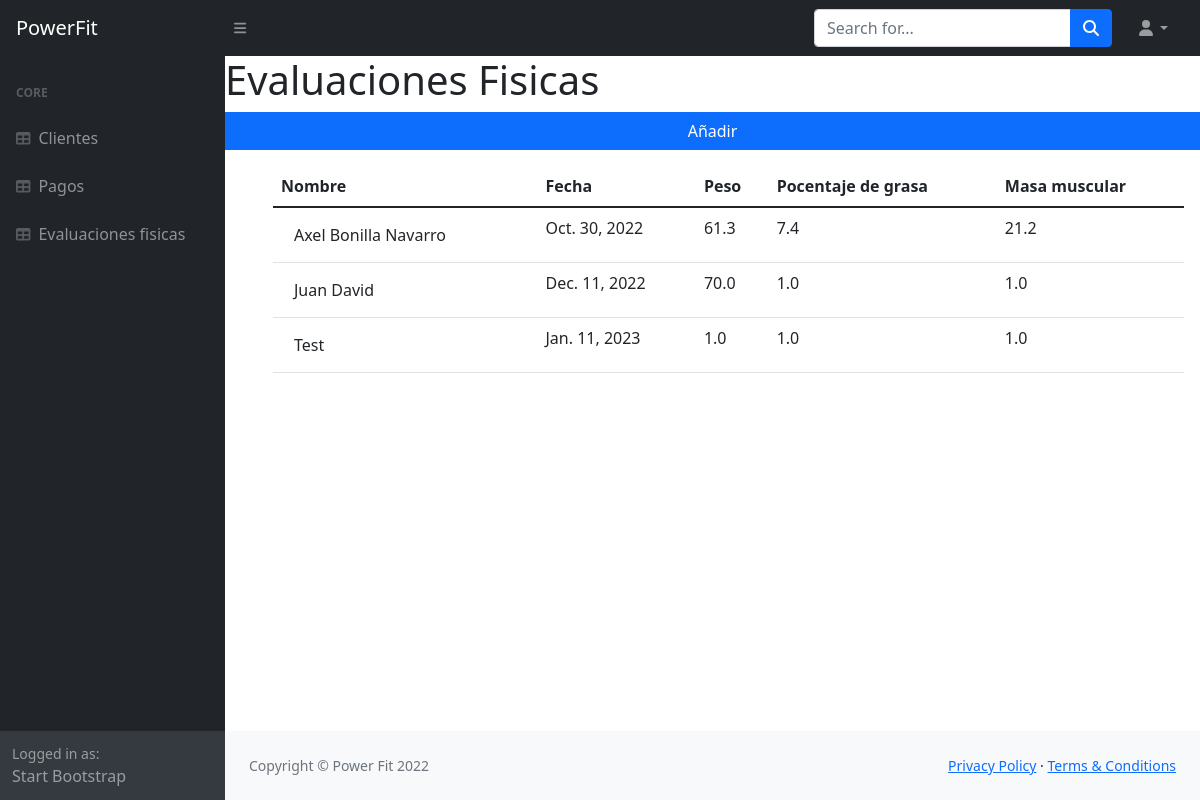
The app's page /evaluaciones_fisicas, older data.
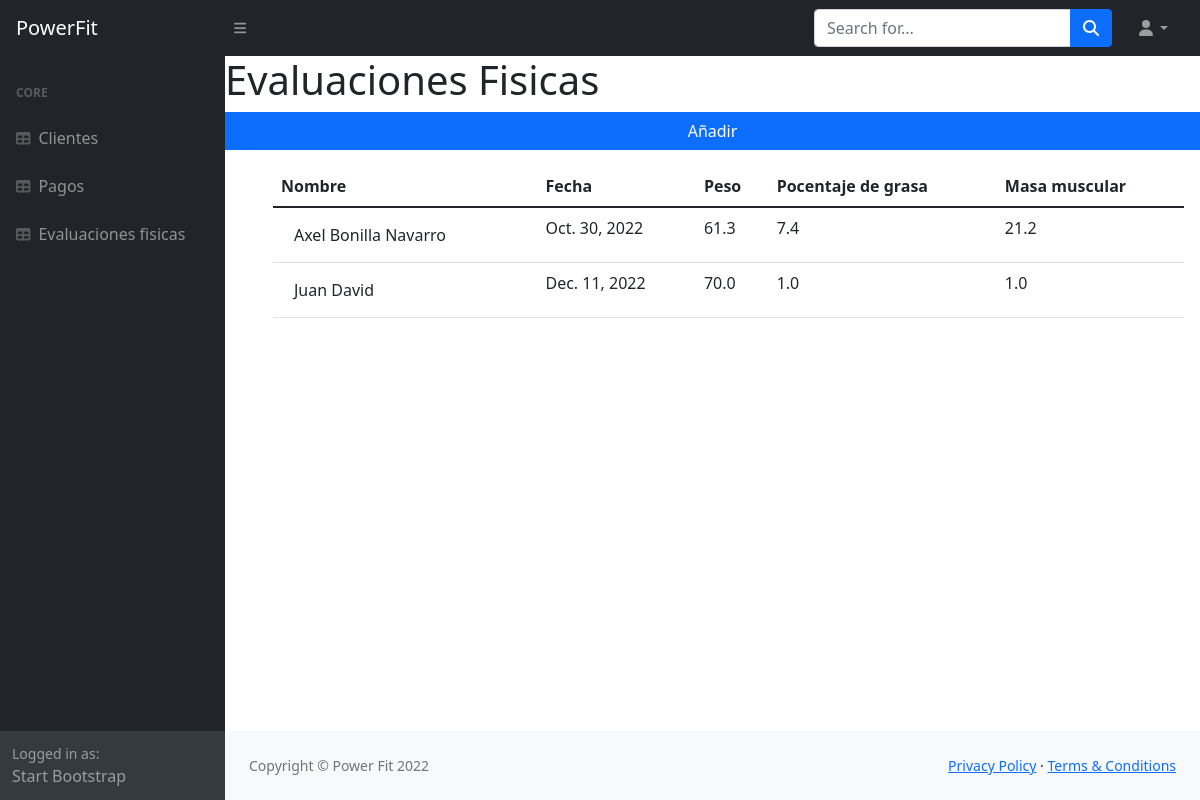
The same page, newer data.
### HealthQuest/models.py (models this page shows, shortened)
class physical_evaluation (models.Model):
    client = models.ForeignKey(HealthQuests, on_delete=models.CASCADE, null=True, blank=True)
    date = models.DateField(default=datetime.date.today, verbose_name= 'Fecha de evaluación')
    weight = models.FloatField(verbose_name='Peso')
    body_fat = models.FloatField(verbose_name='Grasa corporal')
    muscle_mass = models.FloatField(verbose_name='Masa mucular')
    right_arm = models.FloatField(verbose_name='Brazo derecho')
    left_arm = models.FloatField(verbose_name='Brazo Izquierdo')
    chest = models.FloatField(verbose_name='Pecho')
    abdomen = models.FloatField(verbose_name='Abdomen')
    hip = models.FloatField(verbose_name='Cadera')
    right_thigh = models.FloatField(verbose_name='Muslo derecho')
    left_thigh = models.FloatField(verbose_name='Muslo izquierdo')
    right_calf = models.FloatField(verbose_name='Pantorrilla derecha')
    left_calf = models.FloatField(verbose_name='Pantorrilla izquierda')

class HealthQuests (models.Model):
    name = models.CharField(max_length=100, verbose_name= 'Nombre')
    identification = models.IntegerField(verbose_name= 'Número de cedula', blank=True, null=True, unique=True)
    Date_of_birth = models.DateField(default=datetime.date.today, verbose_name= 'Fecha de nacimiento')
    address = models.CharField(max_length=100)
    phone_number = models.IntegerField(verbose_name= 'Número telefonico')
    emergency_contact = models.CharField(max_length=100, verbose_name= 'Contacto de emergencia')
    emergency_number = models.IntegerField(verbose_name= 'Número de emergencia')
    heart_problems = models.CharField(max_length=100, default='Ninguno', verbose_name='Problemas cardiacos')
    allergies = models.CharField(max_length=100, default='Ninguno', verbose_name='Alergias')
    ailments = models.ManyToManyField(Ailments, verbose_name='Padecimientos', blank=True)
    joint_problems = models.ManyToManyField(Joint_problems, verbose_name='Problemas articulares', blank=True)
    specify = models.CharField(max_length=200, default='Ninguno', verbose_name='Especifique')
    vision_difficulties = models.CharField(max_length=100, default='Ninguno', verbose_name='Dificultades de la vista')
    operations_surgeries = models.CharField(max_length=100, default='Ninguna', verbose_name='Operaciones o cirugias')
    skin_problems = models.CharField(max_length=100, default='Ninguno', verbose_name='Problemas en la piel')
    def __str__(self):
        return self.name

### HealthQuest/views.py (the view)
# urls.py: path('evaluaciones_fisicas', physical_evaluation_list_view.as_view(), name='physical_evaluation'),
class physical_evaluation_list_view(ListView):
    model = physical_evaluation
    paginate_by = 100
    def get_context_data(self, **kwargs):
        context = super().get_context_data(**kwargs)
        context['now'] = timezone.now()
        return context

### templates/HealthQuest/physical_evaluation_list.html (shortened to what this page needs)
{% extends 'HealthQuest/index.html' %}
{% block content %}
<head>
</head>
<body>
<h1>Evaluaciones Fisicas</h1>
<div class="row">
        <a class="btn btn-primary" href="physical_evaluations.html" role="button">Añadir</a>
</div>
<ul>
<div class="card-body">
    <table class="table">
        <thead>
            <tr>
                <th>Nombre</th>
                <th>Fecha</th>
                <th>Peso</th>
                <th>Pocentaje de grasa</th>
                <th>Masa muscular</th>
            </tr>
        </thead>
        <tbody>
            {% for obj in object_list %}
                <tr>
                    <td><a href="update_pe/{{ obj.id }}" class="btn">{{ obj.client }}</a></td>
                    <td>{{ obj.date }}</td>
                    <td>{{ obj.weight }}</td>
                    <td>{{ obj.body_fat }}</td>
                    <td>{{ obj.muscle_mass }}</td>
                </tr>
            {% endfor %}
        </tbody>
    </table>
</div>
</ul>
</body>
{% endblock %}

Row changes from the older to the newer data that the page shows:
removed physical_evaluation: client "Test", date "Jan. 11, 2023", weight "1.0", body_fat "1.0", muscle_mass "1.0"
